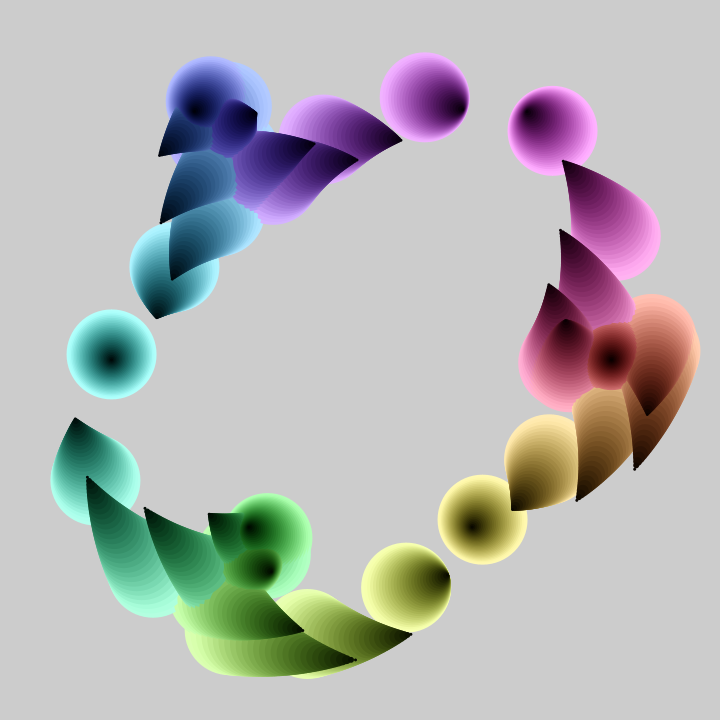
Frame 1 (no input)
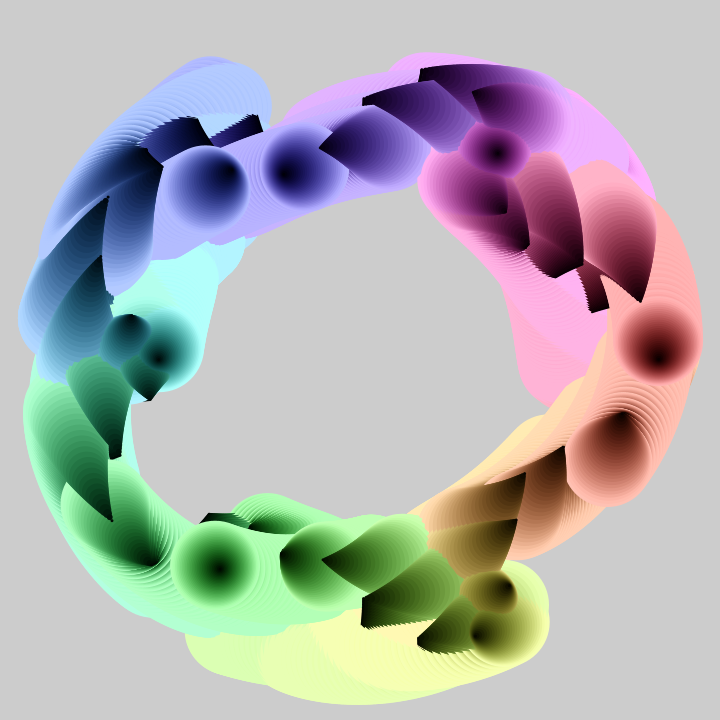
Frame 60 (the mouse pressed at the canvas centre just before this capture)
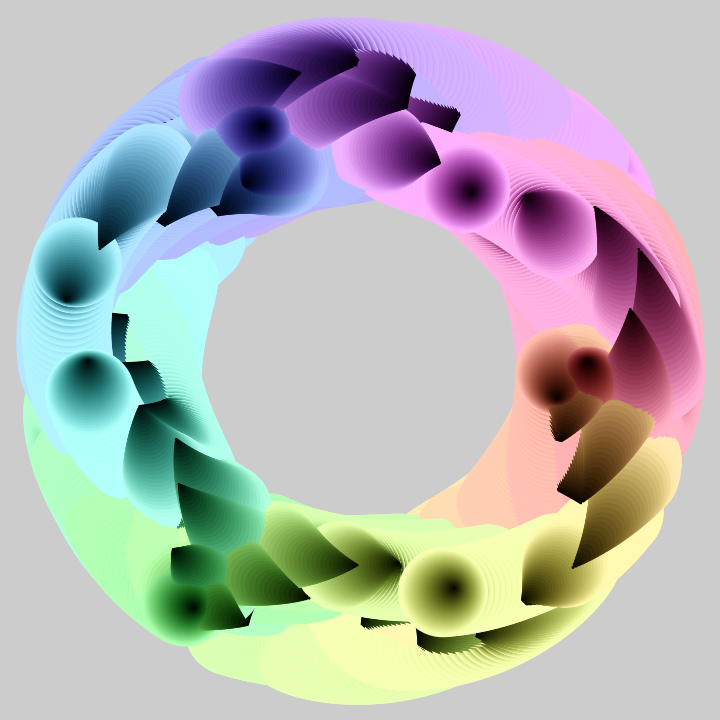
Frame 120 (the mouse held since frame 60 and released just before this capture)

The Processing sketch that drew these frames (run headless with seeded random() and noise(); from frame 60 on, the mouse is pressed at the canvas centre):

// Processing sketch: bit2atom_20210217c_rollingFusionColorPieces2
// ── bit2atom_20210217c_rollingFusionColorPieces2.pde
float d, r, t, R, L;
void setup() {
  size(720, 720);
  noStroke();
  colorMode(HSB);
}
void draw() {
  clear();
  t+=.01;
  for (d=90; d>0; d-=3)
    for (r=0; r<TAU; r+=PI/16) {
      fill(r*40, 255-d*2, d*3);
      circle(cos(R=r-d*(sin(3*r+5*t)*.005))*(L=250+sin(5*r+3*t)*50)+360, sin(R)*L+360, d);
    }
}
